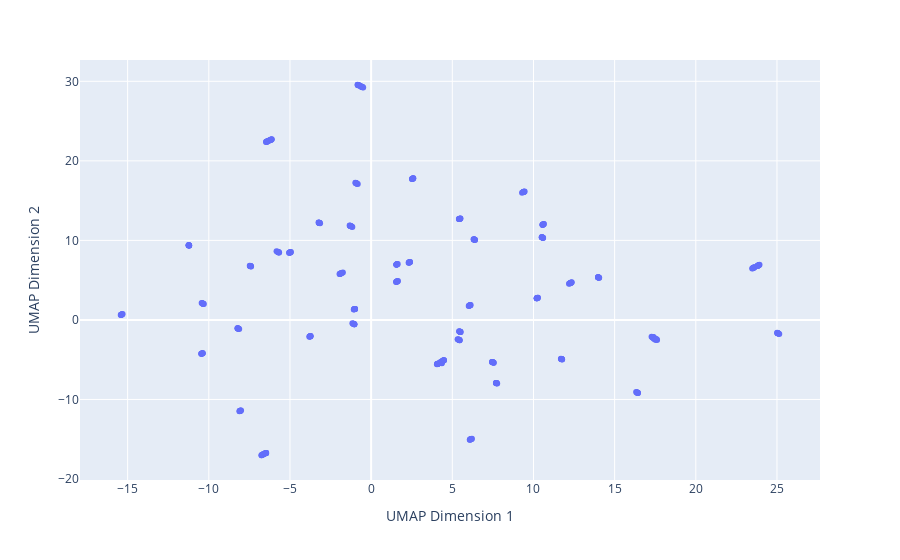

Notebook code cell kept with this figure:
### Code cell
fig = px.scatter(x=embedding[:,0], y=embedding[:,1], labels={'x': 'UMAP Dimension 1', 'y': 'UMAP Dimension 2'})
fig.show()

### Figure 1 — Plotly figure (JSON) as saved in the notebook; plotly's stock layout.template omitted (floating-point values rounded to 4 significant figures; data arrays with more than 128 entries replaced by an {"elided": "..."} marker saying what was removed)
{"data": [{"hovertemplate": "UMAP Dimension 1=%{x}<br>UMAP Dimension 2=%{y}<extra></extra>", "legendgroup": "", "marker": {"color": "#636efa", "symbol": "circle"}, "mode": "markers", "name": "", "orientation": "v", "showlegend": false, "type": "scatter", "x": {"elided": "400 float values"}, "xaxis": "x", "y": {"elided": "400 float values"}, "yaxis": "y"}], "layout": {"legend": {"tracegroupgap": 0}, "margin": {"t": 60}, "xaxis": {"anchor": "y", "domain": [0, 1], "title": {"text": "UMAP Dimension 1"}}, "yaxis": {"anchor": "x", "domain": [0, 1], "title": {"text": "UMAP Dimension 2"}}}}
